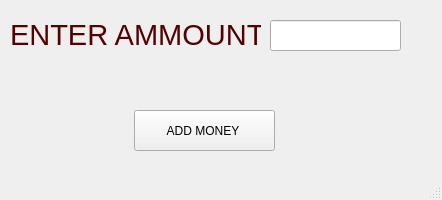
<?xml version="1.0" encoding="UTF-8"?>
<ui version="4.0">
 <class>MainWindow</class>
 <widget class="QMainWindow" name="MainWindow">
  <property name="geometry">
   <rect>
    <x>0</x>
    <y>0</y>
    <width>442</width>
    <height>200</height>
   </rect>
  </property>
  <property name="windowTitle">
   <string>MainWindow</string>
  </property>
  <widget class="QWidget" name="centralwidget">
   <widget class="QLabel" name="label">
    <property name="geometry">
     <rect>
      <x>10</x>
      <y>10</y>
      <width>251</width>
      <height>51</height>
     </rect>
    </property>
    <property name="text">
     <string>&lt;html&gt;&lt;head/&gt;&lt;body&gt;&lt;p&gt;&lt;span style=&quot; font-size:22pt; color:#550000;&quot;&gt;ENTER AMMOUNT :&lt;/span&gt;&lt;/p&gt;&lt;/body&gt;&lt;/html&gt;</string>
    </property>
   </widget>
   <widget class="QLineEdit" name="lineEdit">
    <property name="geometry">
     <rect>
      <x>270</x>
      <y>20</y>
      <width>131</width>
      <height>31</height>
     </rect>
    </property>
   </widget>
   <widget class="QPushButton" name="pushButton">
    <property name="geometry">
     <rect>
      <x>134</x>
      <y>110</y>
      <width>141</width>
      <height>41</height>
     </rect>
    </property>
    <property name="text">
     <string>ADD MONEY </string>
    </property>
   </widget>
  </widget>
  <widget class="QMenuBar" name="menubar">
   <property name="geometry">
    <rect>
     <x>0</x>
     <y>0</y>
     <width>442</width>
     <height>21</height>
    </rect>
   </property>
  </widget>
  <widget class="QStatusBar" name="statusbar"/>
 </widget>
 <resources/>
 <connections/>
</ui>
